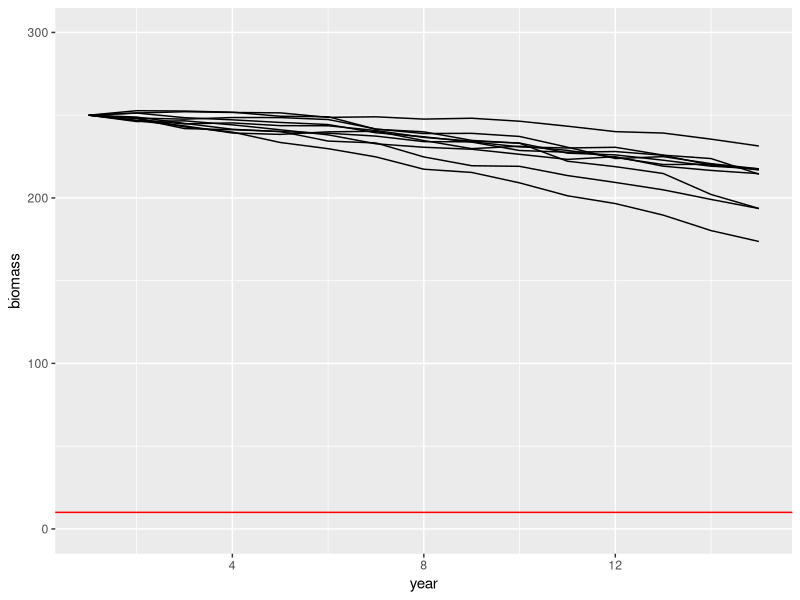
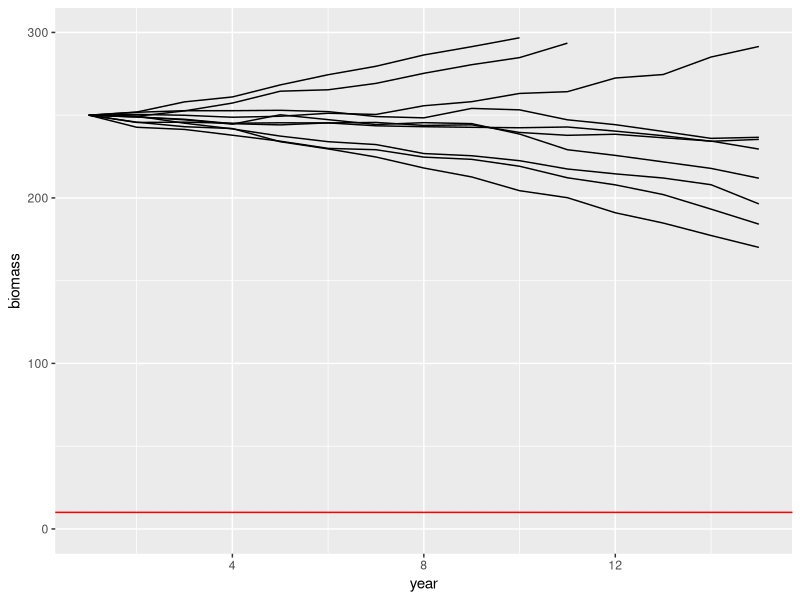

R code for these plots, in order:
## ---- chunk 1
#| warning: false

library(dplyr)
library(ggplot2)
## ---- chunk 2
pi = 0.097
delta = 3.5*10^-5
sigma = 2.5

B0 = 250
Ct = 25

years = 15
Q = 10 # quasi extinction threshold 

C = rep(Ct,years)
B = rep(B0,years)
for(t in 2:years){
  B[t] = (B[t-1]*exp(pi-delta*B[t-1]) - C[t-1])+rnorm(1,0,sigma)
}
B
## ---- chunk 3
#| echo: false

simB <- function(B0,Ct){
pi = 0.097
delta = 3.5*10^-5
sigma = 2.5

years = 15
Q = 10 # quasi extinction threshold 

C = rep(Ct,years)
B = rep(B0,years)
for(t in 2:years){
  B[t] = (B[t-1]*exp(pi-delta*B[t-1]) - C[t-1])+rnorm(1,0,sigma)
}
B
}
## ---- chunk 4
niter = 10
do.call('rbind',lapply(1:niter,function(i){data.frame(B=simB(B0 = 250, Ct = 25),t=1:15,iter=i)})) %>% 
  ggplot(aes(x=t,y=B,group=iter)) + 
  geom_line() +
  ylim(0,300) +
  geom_hline(yintercept=10,col='red') +
  ylab("biomass") +
  xlab("year") # + ggtitle()
  
## ---- chunk 5
sum(B<Q)>0 # TRUE if quasi extinct
## ---- chunk 6
#| echo: false

simQE <- function(B0,Ct){
pi = 0.097
delta = 3.5*10^-5
sigma = 2.5

years = 15
Q = 10 # quasi extinction threshold 

C = rep(Ct,years)
B = rep(B0,years)
for(t in 2:years){
  B[t] = (B[t-1]*exp(pi-delta*B[t-1]) - C[t-1])+rnorm(1,0,sigma)
}

#B
sum(B<Q)>0 # TRUE if quasi extinct
}
## ---- chunk 7
niter = 10
replicate(niter,simQE(B0 = 250, Ct = 25))
## ---- chunk 8
niter = 10^4
mean(replicate(niter,simQE(B0 = 200, Ct = 25)))
mean(replicate(niter,simQE(B0 = 200, Ct = 35)))
mean(replicate(niter,simQE(B0 = 200, Ct = 45)))
mean(replicate(niter,simQE(B0 = 250, Ct = 25)))
mean(replicate(niter,simQE(B0 = 250, Ct = 35)))
mean(replicate(niter,simQE(B0 = 250, Ct = 45)))
mean(replicate(niter,simQE(B0 = 300, Ct = 25)))
mean(replicate(niter,simQE(B0 = 300, Ct = 35)))
mean(replicate(niter,simQE(B0 = 300, Ct = 45)))
## ---- chunk 9
#| echo: false

simBu <- function(B0,Ct){
pi = rnorm(1,0.097,0.003)
delta = runif(1,min=-2*10^-5,max=5*10^-5)
sigma = 2.5

years = 15
Q = 10 # quasi extinction threshold 

C = rep(Ct,years)
B = rep(B0,years)
for(t in 2:years){
  B[t] = (B[t-1]*exp(pi-delta*B[t-1]) - C[t-1])+rnorm(1,0,sigma)
}

B
}
## ---- chunk 10
niter = 10
do.call('rbind',lapply(1:niter,function(i){data.frame(B=simBu(B0 = 250, Ct = 25),t=1:15,iter=i)})) %>% 
  ggplot(aes(x=t,y=B,group=iter)) + 
  geom_line() +
  ylim(0,300) +
  geom_hline(yintercept=10,col='red') +
  ylab("biomass") +
  xlab("year") # + ggtitle()
  
## ---- chunk 11
simQEu <- function(B0,Ct){
pi = rnorm(1,0.097,0.003)
delta = runif(1,min=-2*10^-5,max=5*10^-5)
sigma = 2.5

years = 15
Q = 10 # quasi extinction threshold 

C = rep(Ct,years)
B = rep(B0,years)
for(t in 2:years){
  B[t] = (B[t-1]*exp(pi-delta*B[t-1]) - C[t-1])+rnorm(1,0,sigma)
}

sum(B<Q)>0 # TRUE if quasi extinct
}
## ---- chunk 12
niter = 10^4
mean(replicate(niter,simQEu(B0 = 200, Ct = 25)))
mean(replicate(niter,simQEu(B0 = 200, Ct = 35)))
mean(replicate(niter,simQEu(B0 = 200, Ct = 45)))
mean(replicate(niter,simQEu(B0 = 250, Ct = 25)))
mean(replicate(niter,simQEu(B0 = 250, Ct = 35)))
mean(replicate(niter,simQEu(B0 = 250, Ct = 45)))
mean(replicate(niter,simQEu(B0 = 300, Ct = 25)))
mean(replicate(niter,simQEu(B0 = 300, Ct = 35)))
mean(replicate(niter,simQEu(B0 = 300, Ct = 45)))
